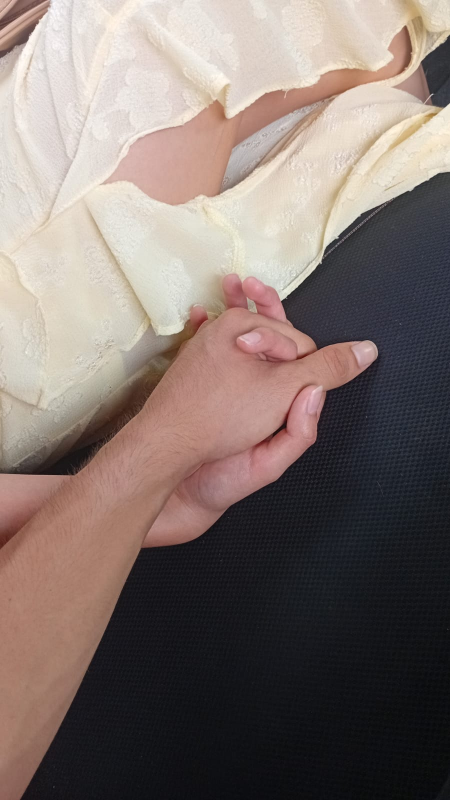
#> input picture runs/references/foto_objetivo_sin_procesar.jpeg, 900 x 1600 px (shown at 1/2 size)
$ python laser_parameter_sweep.py --input ../runs/references/foto_objetivo_sin_procesar.jpeg --out out.png
#> lines starting #> are read from the running program, lines starting #| are printed output that depends on the picture; after the words box and inside, x2 and y2 are one past the last pixel; in counts of white or black regions, pixels touching at a corner belong together
#!/usr/bin/env python3
"""
Barrido reproducible de parámetros (umbral / contraste / brillo) sobre una misma imagen.

Genera:
  - sweep.sqlite  — tabla `runs` con parámetros + métricas + ruta del PNG
  - sweep_manifest.jsonl — una línea JSON por corrida (fácil de grep)
  - sweep_XXXX.png — salida 1 canal (blanco/negro) misma lógica que el preview web

Uso típico (muchas pruebas, tarda según tamaño y N):

  pip install -e .
  python scripts/laser_parameter_sweep.py --input foto.png --out runs/exp1 --n 400 --seed 42 --max-side 900

El modo por defecto no apuesta a un único umbral: reserva una escalera de thresholds,
incluye umbrales guiados por histograma/Otsu y completa con combinaciones estratificadas.
Luego abrís la carpeta, filtrás por `source`/`white_ratio` en SQLite o mirás visualmente
cuál se acerca al resultado deseado.
"""

from __future__ import annotations

import argparse
from html import escape
import json
import sqlite3
import sys
import time
from dataclasses import asdict, dataclass
from pathlib import Path

import numpy as np
from PIL import Image, ImageDraw


@dataclass
class Params:
    threshold: int
    contrast: float
    brightness: float
    source: str
    sequence: int


@dataclass
class RunResult:
    id: int
    threshold: int
    contrast: float
    brightness: float
    source: str
    sequence: int
    white_ratio: float
    mean_gray: float
    output_file: str
    seconds: float


def rgb_to_gray(rgb: np.ndarray) -> np.ndarray:
    r = rgb[..., 0].astype(np.float64)
    g = rgb[..., 1].astype(np.float64)
    b = rgb[..., 2].astype(np.float64)
    return 0.299 * r + 0.587 * g + 0.114 * b


def preview_threshold(gray: np.ndarray, threshold: float, contrast: float, brightness: float) -> np.ndarray:
    """Misma fórmula que `web/src/lib/laserPreview.ts` (preview local)."""
    y = gray.copy()
    y = (y - 128.0) * contrast + 128.0 + brightness
    y = np.clip(y, 0.0, 255.0)
    return np.where(y >= threshold, 255, 0).astype(np.uint8)


def otsu_threshold(gray: np.ndarray) -> int:
    """Umbral global Otsu sobre gris 0..255, sin depender de OpenCV/skimage."""
    clipped = np.clip(gray, 0, 255).astype(np.uint8)
    hist = np.bincount(clipped.ravel(), minlength=256).astype(np.float64)
    total = hist.sum()
    if total == 0:
        return 128

    bins = np.arange(256, dtype=np.float64)
    weight_bg = np.cumsum(hist)
    weight_fg = total - weight_bg
    sum_bg = np.cumsum(hist * bins)
    sum_total = sum_bg[-1]

    valid = (weight_bg > 0) & (weight_fg > 0)
    mean_bg = np.zeros_like(bins)
    mean_fg = np.zeros_like(bins)
    mean_bg[valid] = sum_bg[valid] / weight_bg[valid]
    mean_fg[valid] = (sum_total - sum_bg[valid]) / weight_fg[valid]
    between = weight_bg * weight_fg * (mean_bg - mean_fg) ** 2
    return int(np.argmax(between))


def unique_thresholds(values: list[float] | np.ndarray) -> list[int]:
    rounded = np.clip(np.round(values), 1, 254).astype(int)
    return sorted({int(v) for v in rounded})


def image_threshold_ladder(gray: np.ndarray, steps: int) -> list[int]:
    """
    Umbrales candidatos con dos familias:
    - lineal: no deja huecos grandes aunque la imagen tenga poco rango tonal
    - histograma: concentra pruebas donde realmente hay datos de la imagen
    """
    steps = max(4, int(steps))
    linear = np.linspace(16, 240, steps, dtype=np.float64)
    quantile_points = np.linspace(0.03, 0.97, steps)
    hist = np.quantile(gray, quantile_points)
    anchors = np.array([32, 64, 96, 128, 160, 192, 224, otsu_threshold(gray)], dtype=np.float64)
    return unique_thresholds(np.concatenate([linear, hist, anchors]))


def stratified_params(rng: np.random.Generator, n: int, start_sequence: int = 1) -> list[Params]:
    """
    Muestras ordenadas en el espacio pero con componente aleatorio:
    - threshold: n valores repartidos en [t_min, t_max] + jitter
    - contrast / brightness: permutación independiente para no correlacionar todo
    """
    t_lo, t_hi = 12, 243
    c_lo, c_hi = 0.52, 2.48
    b_lo, b_hi = -58.0, 58.0

    # Posiciones estratificadas en el eje principal (umbral)
    base = np.linspace(t_lo, t_hi, n, dtype=np.float64)
    jitter = rng.uniform(-4.0, 4.0, size=n)
    thresholds = np.clip(np.round(base + jitter), 1, 254).astype(int)

    contrasts = rng.uniform(c_lo, c_hi, size=n)
    brightnesses = rng.uniform(b_lo, b_hi, size=n)
    # Des-correlacionar un poco: permutar contrastes respecto a thresholds
    perm = rng.permutation(n)
    contrasts = contrasts[perm]

    return [
        Params(int(t), float(c), float(br), "stratified_jitter", start_sequence + i)
        for i, (t, c, br) in enumerate(zip(thresholds, contrasts, brightnesses))
    ]


def smart_params(
    gray: np.ndarray,
    rng: np.random.Generator,
    n: int,
    threshold_steps: int,
) -> list[Params]:
    """
    Genera un sweep que prioriza comparar umbrales:
    1. Escalera amplia con contraste/brillo neutro.
    2. Micro-grid alrededor de Otsu, mediana y cuartiles para no perder detalles finos.
    3. Relleno estratificado con contraste/brillo variados.
    """
    if n <= 0:
        return []

    params: list[Params] = []
    seen: set[tuple[int, float, float]] = set()

    def add(threshold: int, contrast: float, brightness: float, source: str) -> None:
        key = (int(threshold), round(float(contrast), 4), round(float(brightness), 4))
        if key in seen or len(params) >= n:
            return
        seen.add(key)
        params.append(Params(key[0], key[1], key[2], source, len(params) + 1))

    for threshold in image_threshold_ladder(gray, threshold_steps):
        add(threshold, 1.0, 0.0, "threshold_ladder")

    anchors = unique_thresholds(
        np.array(
            [
                otsu_threshold(gray),
                np.quantile(gray, 0.25),
                np.quantile(gray, 0.50),
                np.quantile(gray, 0.75),
            ],
            dtype=np.float64,
        )
    )
    for threshold in anchors:
        for contrast in (0.75, 1.0, 1.25, 1.6, 2.0):
            for brightness in (-24.0, -12.0, 0.0, 12.0, 24.0):
                add(threshold, contrast, brightness, "histogram_anchor_grid")

    while len(params) < n:
        remaining = n - len(params)
        before = len(params)
        for par in stratified_params(rng, remaining, start_sequence=len(params) + 1):
            add(par.threshold, par.contrast, par.brightness, par.source)
        if len(params) == before:
            break

    return params


def make_thumbnail(src: Path, dst: Path, thumb_side: int) -> None:
    with Image.open(src) as im:
        thumb = im.convert("RGB")
        thumb.thumbnail((thumb_side, thumb_side), Image.Resampling.NEAREST)
        canvas = Image.new("RGB", (thumb_side, thumb_side), (15, 23, 42))
        x = (thumb_side - thumb.width) // 2
        y = (thumb_side - thumb.height) // 2
        canvas.paste(thumb, (x, y))
        canvas.save(dst, optimize=True)


def write_contact_sheet(out_dir: Path, rows: list[RunResult], thumb_side: int) -> Path:
    cols = 5
    label_h = 58
    pad = 14
    cell_w = thumb_side + pad * 2
    cell_h = thumb_side + label_h + pad * 2
    rows_count = max(1, (len(rows) + cols - 1) // cols)
    sheet = Image.new("RGB", (cols * cell_w, rows_count * cell_h), (8, 13, 23))
    draw = ImageDraw.Draw(sheet)

    for idx, row in enumerate(rows):
        x0 = (idx % cols) * cell_w + pad
        y0 = (idx // cols) * cell_h + pad
        with Image.open(out_dir / row.output_file) as im:
            thumb = im.convert("RGB")
            thumb.thumbnail((thumb_side, thumb_side), Image.Resampling.NEAREST)
            sheet.paste(thumb, (x0 + (thumb_side - thumb.width) // 2, y0 + (thumb_side - thumb.height) // 2))
        if draw is not None:
            label = f"#{row.id:03d} thr {row.threshold} w {row.white_ratio:.2f}\n{row.source}"
            draw.text((x0, y0 + thumb_side + 8), label, fill=(226, 232, 240))

    path = out_dir / "contact_sheet.png"
    sheet.save(path, optimize=True)
    return path


def write_html_report(
    out_dir: Path,
    rows: list[RunResult],
    input_name: str,
    image_size: tuple[int, int],
    elapsed: float,
    thumb_side: int,
) -> Path:
    thumbs_dir = out_dir / "thumbs"
    thumbs_dir.mkdir(exist_ok=True)
    for row in rows:
        make_thumbnail(out_dir / row.output_file, thumbs_dir / row.output_file, thumb_side)

    sources = sorted({row.source for row in rows})
    cards = []
    for row in rows:
        cards.append(
            f"""
            <article class="card" data-source="{escape(row.source)}" data-threshold="{row.threshold}">
              <a href="{escape(row.output_file)}" target="_blank" title="Abrir PNG individual">
                <img src="thumbs/{escape(row.output_file)}" alt="Resultado {row.id}" loading="lazy">
              </a>
              <div class="meta">
                <strong>#{row.id:04d}</strong>
                <span class="pill">{escape(row.source)}</span>
                <span>thr <b>{row.threshold}</b></span>
                <span>c {row.contrast:.2f}</span>
                <span>b {row.brightness:+.1f}</span>
                <span>white <b>{row.white_ratio:.3f}</b></span>
              </div>
            </article>
            """
        )

    buttons = ['<button type="button" class="filter active" data-source="all">Todos</button>']
    buttons.extend(
        f'<button type="button" class="filter" data-source="{escape(source)}">{escape(source)}</button>'
        for source in sources
    )

    html = f"""<!doctype html>
<html lang="es">
<head>
  <meta charset="utf-8">
  <meta name="viewport" content="width=device-width, initial-scale=1">
  <title>Sweep láser — {escape(input_name)}</title>
  <style>
    :root {{
      color-scheme: dark;
      --bg: #070b12;
      --panel: #0f172a;
      --muted: #8b9cb3;
      --text: #e5edf7;
      --accent: #38bdf8;
      --border: rgba(148, 163, 184, 0.22);
    }}
    body {{
      margin: 0;
      font-family: system-ui, -apple-system, BlinkMacSystemFont, "Segoe UI", sans-serif;
      background: radial-gradient(circle at top left, rgba(56, 189, 248, 0.16), transparent 30%), var(--bg);
      color: var(--text);
    }}
    header {{
      position: sticky;
      top: 0;
      z-index: 5;
      padding: 18px 22px;
      background: rgba(7, 11, 18, 0.88);
      backdrop-filter: blur(14px);
      border-bottom: 1px solid var(--border);
    }}
    h1 {{ margin: 0 0 8px; font-size: 1.25rem; }}
    .summary, .controls {{ display: flex; flex-wrap: wrap; gap: 8px; align-items: center; }}
    .summary span {{ color: var(--muted); font-size: 0.9rem; }}
    .controls {{ margin-top: 12px; }}
    button, a.sheet {{
      border: 1px solid var(--border);
      background: #111c30;
      color: var(--text);
      border-radius: 999px;
      padding: 8px 12px;
      cursor: pointer;
      text-decoration: none;
      font-weight: 700;
    }}
    button.active, a.sheet {{ border-color: var(--accent); color: #dff7ff; }}
    main {{
      display: grid;
      grid-template-columns: repeat(auto-fill, minmax(190px, 1fr));
      gap: 14px;
      padding: 18px;
    }}
    .card {{
      background: rgba(15, 23, 42, 0.86);
      border: 1px solid var(--border);
      border-radius: 14px;
      overflow: hidden;
    }}
    .card img {{
      width: 100%;
      display: block;
      image-rendering: pixelated;
      background: #020617;
    }}
    .meta {{
      display: grid;
      grid-template-columns: 1fr 1fr;
      gap: 5px 8px;
      padding: 10px;
      font-size: 0.82rem;
      color: var(--muted);
    }}
    .meta strong, .meta b {{ color: var(--text); }}
    .pill {{
      grid-column: 1 / -1;
      color: var(--accent);
      font-weight: 700;
      overflow-wrap: anywhere;
    }}
    .hidden {{ display: none; }}
  </style>
</head>
<body>
  <header>
    <h1>Sweep láser — resultados visibles y separables</h1>
    <div class="summary">
      <span>Input: <b>{escape(input_name)}</b></span>
      <span>{image_size[0]}×{image_size[1]} px</span>
      <span>{len(rows)} PNGs</span>
      <span>{elapsed:.2f}s</span>
      <span>DB: sweep.sqlite</span>
    </div>
    <div class="controls">
      {''.join(buttons)}
      <a class="sheet" href="contact_sheet.png" target="_blank">Abrir hoja de contacto</a>
    </div>
  </header>
  <main id="grid">
    {''.join(cards)}
  </main>
  <script>
    const buttons = [...document.querySelectorAll('.filter')];
    const cards = [...document.querySelectorAll('.card')];
    for (const button of buttons) {{
      button.addEventListener('click', () => {{
        for (const b of buttons) b.classList.remove('active');
        button.classList.add('active');
        const source = button.dataset.source;
        for (const card of cards) {{
          card.classList.toggle('hidden', source !== 'all' && card.dataset.source !== source);
        }}
      }});
    }}
  </script>
</body>
</html>
"""
    report_path = out_dir / "index.html"
    report_path.write_text(html, encoding="utf-8")
    return report_path


def prepare_output_dir(out_dir: Path, resume: bool) -> None:
    out_dir.mkdir(parents=True, exist_ok=True)
    if resume:
        return

    for pattern in ("sweep_*.png", "sweep.sqlite", "sweep_manifest.jsonl", "index.html", "contact_sheet.png"):
        for path in out_dir.glob(pattern):
            if path.is_file():
                path.unlink()

    thumbs = out_dir / "thumbs"
    if thumbs.is_dir():
        for path in thumbs.glob("*.png"):
            if path.is_file():
                path.unlink()
        try:
            thumbs.rmdir()
        except OSError:
            pass


def ensure_db(path: Path) -> sqlite3.Connection:
    conn = sqlite3.connect(path)
    conn.execute(
        """
        CREATE TABLE IF NOT EXISTS runs (
            id INTEGER PRIMARY KEY AUTOINCREMENT,
            threshold INTEGER NOT NULL,
            contrast REAL NOT NULL,
            brightness REAL NOT NULL,
            source TEXT NOT NULL DEFAULT 'unknown',
            sequence INTEGER NOT NULL DEFAULT 0,
            white_ratio REAL NOT NULL,
            mean_gray REAL NOT NULL,
            output_file TEXT NOT NULL,
            seconds REAL NOT NULL,
            created TEXT NOT NULL
        )
        """
    )
    existing = {row[1] for row in conn.execute("PRAGMA table_info(runs)").fetchall()}
    if "source" not in existing:
        conn.execute("ALTER TABLE runs ADD COLUMN source TEXT NOT NULL DEFAULT 'unknown'")
    if "sequence" not in existing:
        conn.execute("ALTER TABLE runs ADD COLUMN sequence INTEGER NOT NULL DEFAULT 0")
    conn.execute("CREATE INDEX IF NOT EXISTS idx_runs_source_threshold ON runs(source, threshold)")
    conn.execute("CREATE INDEX IF NOT EXISTS idx_runs_white_ratio ON runs(white_ratio)")
    conn.commit()
    return conn


def main() -> int:
    p = argparse.ArgumentParser(description="Barrido de parámetros preview láser (SQLite + PNGs)")
    p.add_argument("--input", required=True, type=Path, help="Imagen RGB de entrada (jpg/png/webp)")
    p.add_argument("--out", required=True, type=Path, help="Carpeta de salida (se crea)")
    p.add_argument("--n", type=int, default=200, help="Cantidad de combinaciones")
    p.add_argument("--seed", type=int, default=42, help="Semilla RNG (reproducible)")
    p.add_argument("--max-side", type=int, default=0, help="Si >0, redimensiona manteniendo aspecto (LANCZOS)")
    p.add_argument(
        "--mode",
        choices=("smart", "stratified"),
        default="smart",
        help="smart = escalera de umbrales + histograma + relleno; stratified = comportamiento anterior",
    )
    p.add_argument(
        "--threshold-steps",
        type=int,
        default=48,
        help="Cantidad base de umbrales para la escalera inteligente",
    )
    p.add_argument("--thumb-side", type=int, default=180, help="Tamaño de miniatura para index.html/contact_sheet.png")
    p.add_argument("--no-report", action="store_true", help="No generar index.html, miniaturas ni contact_sheet.png")
    p.add_argument("--resume", action="store_true", help="Conserva runs previos en la misma carpeta/SQLite")
    args = p.parse_args()

    if not args.input.is_file():
        print(f"No existe: {args.input}", file=sys.stderr)
        return 2

    prepare_output_dir(args.out, args.resume)
    db_path = args.out / "sweep.sqlite"
    manifest_path = args.out / "sweep_manifest.jsonl"

    im = Image.open(args.input).convert("RGB")
#> im is the input picture: PIL image 900x1600 RGB; mean R, G, B 129, 115.4, 110.4
    if args.max_side > 0:
        im.thumbnail((args.max_side, args.max_side), Image.Resampling.LANCZOS)

    rgb = np.array(im)
    gray = rgb_to_gray(rgb)
#> in rgb_to_gray, `r = rgb[..., 0].astype(np.float64)`:
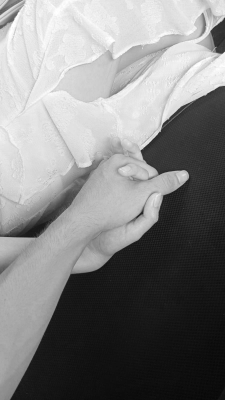
#> r: shape (1600, 900) float64 (shown at 1/4 size); min 3, max 255, mean 129
#> in rgb_to_gray, `g = rgb[..., 1].astype(np.float64)`:
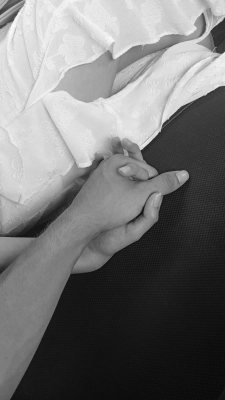
#> g: shape (1600, 900) float64 (shown at 1/4 size); min 0, max 255, mean 115.4
#> in rgb_to_gray, `b = rgb[..., 2].astype(np.float64)`:
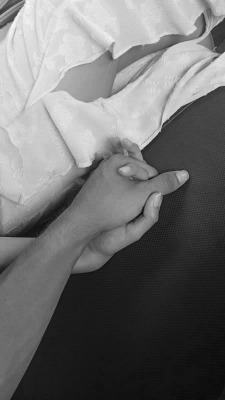
#> b: shape (1600, 900) float64 (shown at 1/4 size); min 0, max 255, mean 110.4
    rng = np.random.default_rng(args.seed)
    if args.mode == "smart":
        params_list = smart_params(gray, rng, args.n, args.threshold_steps)
#> in image_threshold_ladder, `steps = max(4, int(steps))`: steps = 48
#> in otsu_threshold, `total = hist.sum()`: total = 1440000
#> in otsu_threshold, `sum_total = sum_bg[-1]`: sum_total = 170492850
#> in image_threshold_ladder, `anchors = np.array([32, 64, 96, 128, 160, 192, 224, otsu_threshold(gra..`: anchors = [32, 64, 96, 128, 160, 192, 224, 108]
#> the loop in smart_params, `for threshold in image_threshold_ladder(gray, threshold_steps):` made 89 passes
#> threshold on passes 1 to 8: 14, 15, 16, 17, 18, 19, 20, 21
#> in smart_params, `anchors = unique_thresholds( np.array( [ otsu_threshold(gray), np.quan..`: anchors = [26, 108, 134, 211]
#> the loop in smart_params, `for threshold in anchors:` made 4 passes
#> threshold on passes 1 to 4: 26, 108, 134, 211
#> the loop in smart_params, `while len(params) < n:` made 1 pass
#> (remaining, before) on pass 1: (14, 186)
#> params_list = 200 items
    else:
        params_list = stratified_params(rng, args.n)

    conn = ensure_db(db_path)
    t0_all = time.perf_counter()

    with manifest_path.open("w", encoding="utf-8") as mf:
        results: list[RunResult] = []
        for i, par in enumerate(params_list, start=1):
            t0 = time.perf_counter()
            out = preview_threshold(gray, par.threshold, par.contrast, par.brightness)
            white_ratio = float(np.mean(out == 255))
            mean_gray = float(np.mean(gray))

            fname = f"sweep_{i:04d}.png"
            fpath = args.out / fname
            Image.fromarray(out, mode="L").save(fpath, optimize=True)

            elapsed = time.perf_counter() - t0
            row = {
                "id": i,
                **asdict(par),
                "white_ratio": white_ratio,
                "mean_gray": mean_gray,
                "output_file": fname,
                "seconds": elapsed,
            }
            mf.write(json.dumps(row, ensure_ascii=False) + "\n")
            results.append(RunResult(**row))

            conn.execute(
                """
                INSERT INTO runs (
                    threshold, contrast, brightness, source, sequence,
                    white_ratio, mean_gray, output_file, seconds, created
                )
                VALUES (?, ?, ?, ?, ?, ?, ?, ?, ?, datetime('now'))
                """,
                (
                    par.threshold,
                    par.contrast,
                    par.brightness,
                    par.source,
                    par.sequence,
                    white_ratio,
                    mean_gray,
                    fname,
                    elapsed,
                ),
            )

            if i % 50 == 0 or i == len(params_list):
                conn.commit()
                print(f"  {i}/{len(params_list)} … último white_ratio={white_ratio:.3f}", flush=True)
#> this loop made 200 passes
#> (white_ratio, fname) on passes 1 to 3: (0.972, 'sweep_0001.png'), (0.959, 'sweep_0002.png'), (0.944, 'sweep_0003.png')
#> (printed output is left out)
#> pass 1, in main, `out = preview_threshold(gray, par.threshold, par.contrast, par.brightn..`:
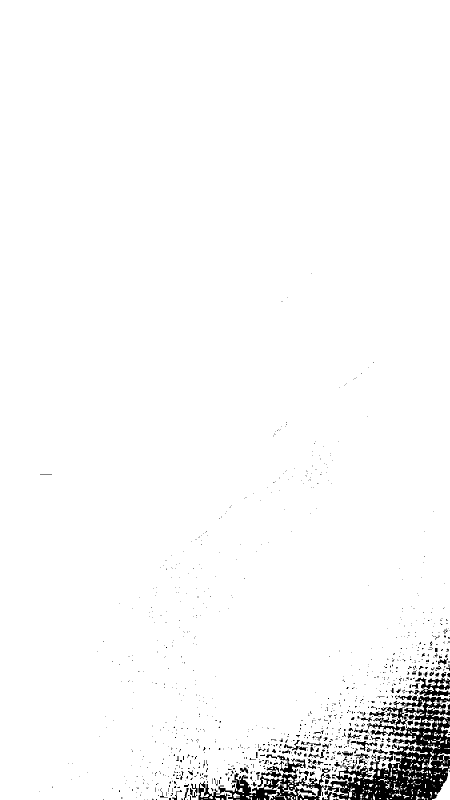
#> out: shape (1600, 900) (shown at 1/2 size); 97.2% white; 1014 black regions (896 under 20 px), largest, box (x1, y1, x2, y2) and area: (644, 1392, 900, 1600) 22098, (397, 1511, 662, 1600) 6811, (828, 1355, 900, 1392) 1359
#> pass 2, in main, `out = preview_threshold(gray, par.threshold, par.contrast, par.brightn..`:
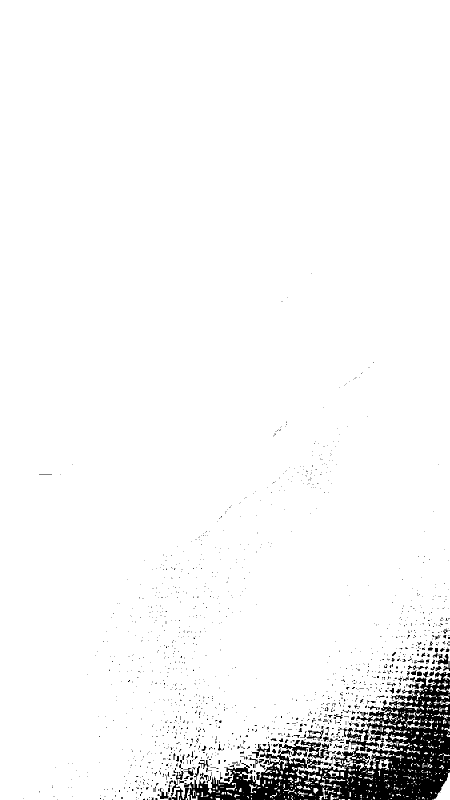
#> out: shape (1600, 900) (shown at 1/2 size); 95.9% white; 1398 black regions (1277 under 20 px), largest, box (x1, y1, x2, y2) and area: (368, 1344, 900, 1600) 48345, (341, 1560, 378, 1600) 515, (872, 1308, 900, 1329) 242
#> pass 3, in main, `out = preview_threshold(gray, par.threshold, par.contrast, par.brightn..`:
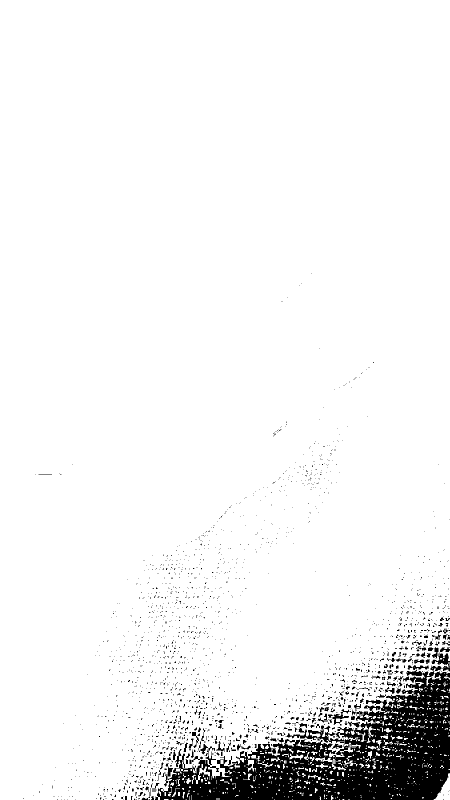
#> out: shape (1600, 900) (shown at 1/2 size); 94.4% white; 1957 black regions (1793 under 20 px), largest, box (x1, y1, x2, y2) and area: (310, 1305, 900, 1600) 66638, (571, 1451, 688, 1487) 1068, (664, 1418, 702, 1450) 349
#> after the loop, results = 200 items
#> (the rest of the program and of its run is left out)
